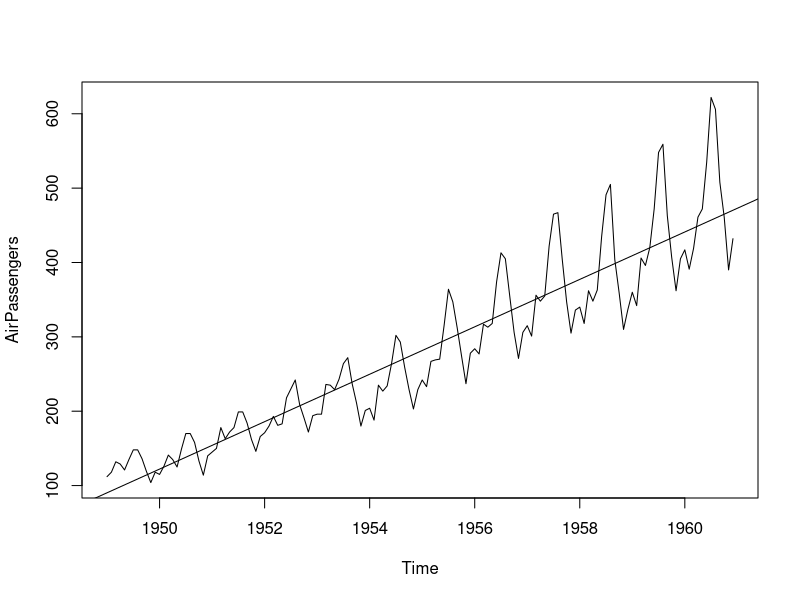
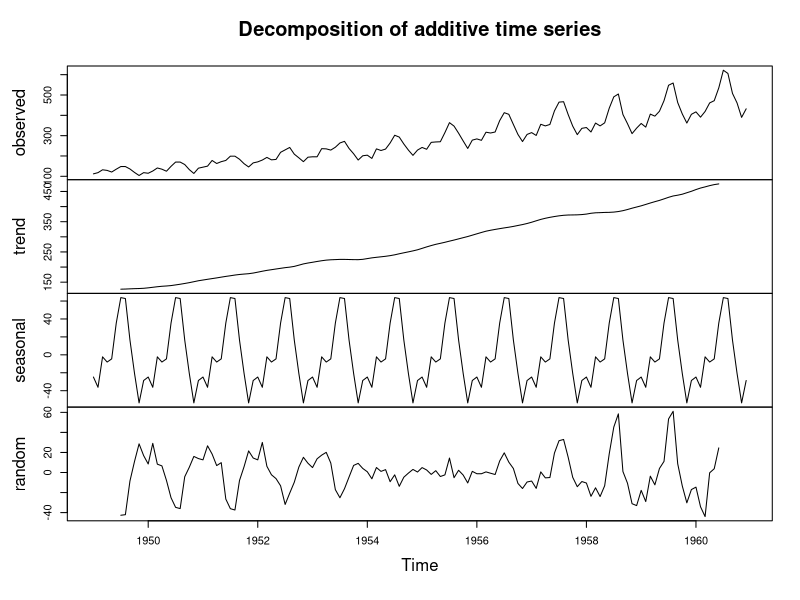
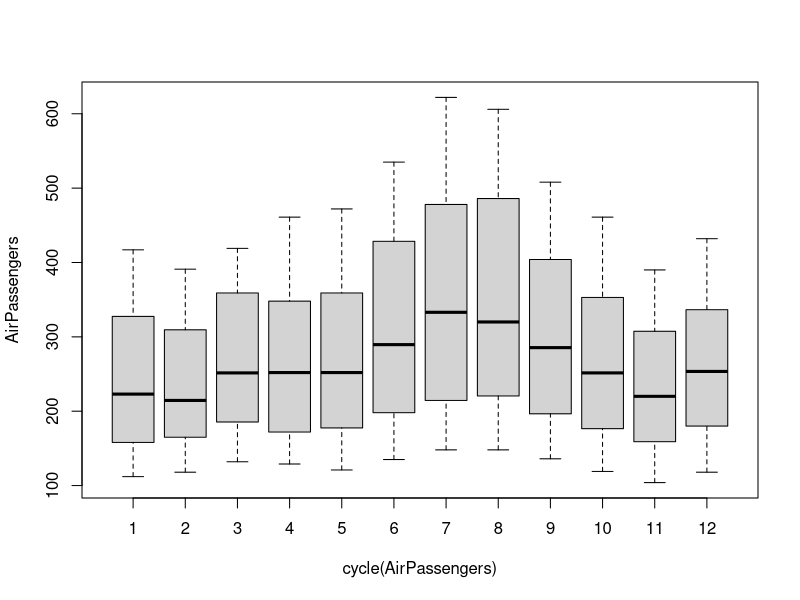
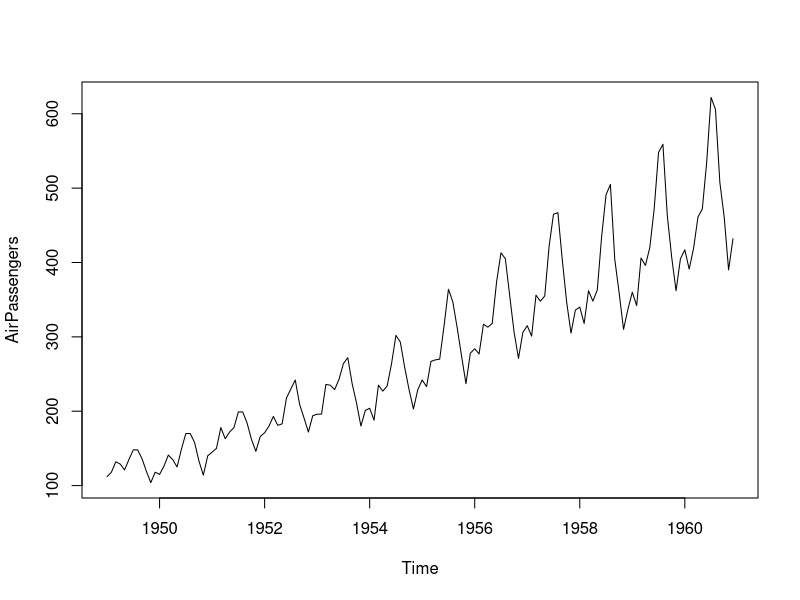
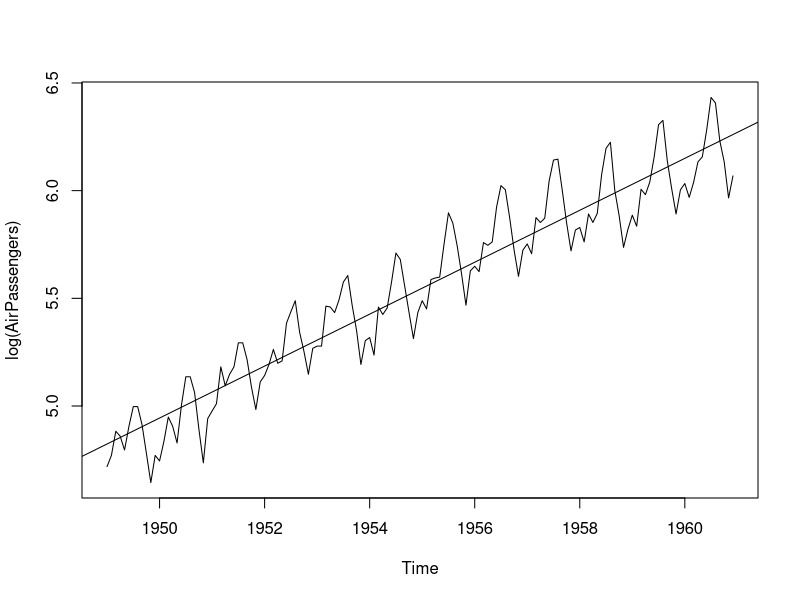
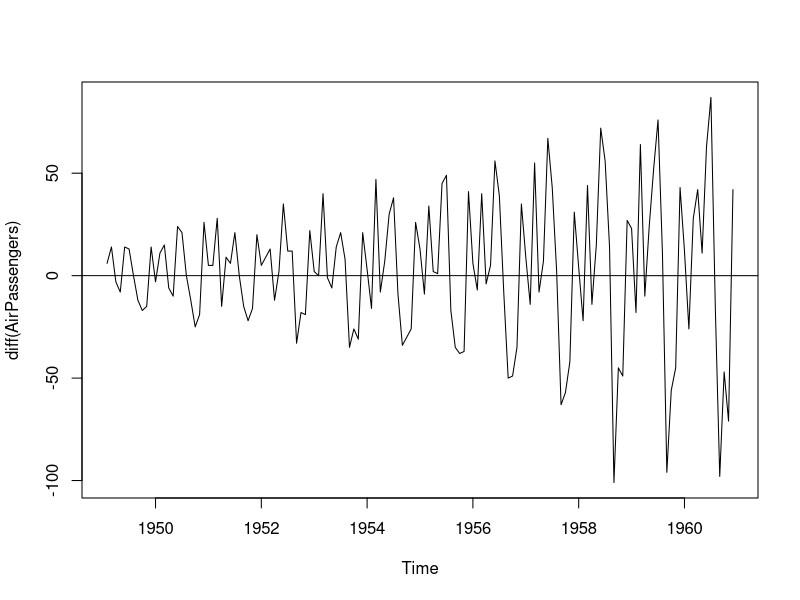
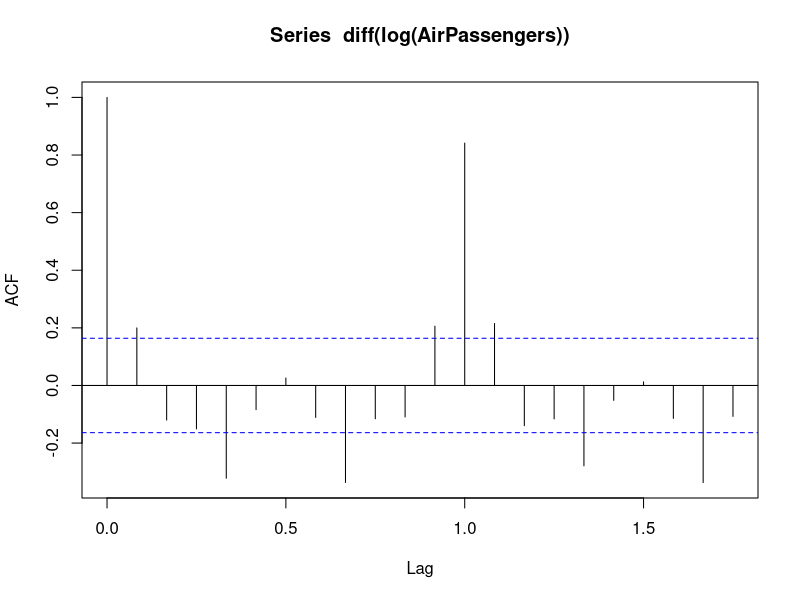
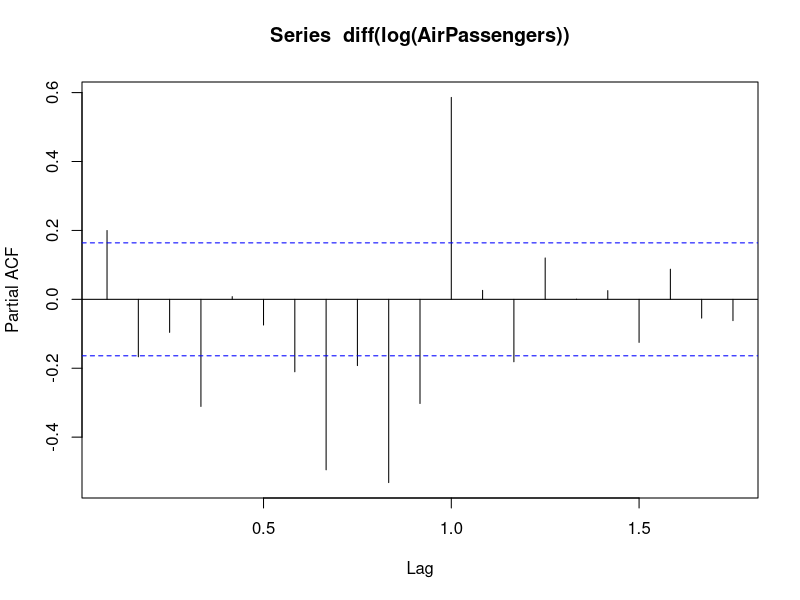

Here is the R script that generated these plots, in order:
#Load Data
AirPassengers

#Basic statistics

class(AirPassengers)

start(AirPassengers)

end(AirPassengers)

summary(AirPassengers)

#Visualitzations

plot(AirPassengers)    #non stationary

#Linear Model

abline(lm(AirPassengers ~ time(AirPassengers)))

#show components TSA

plot(decompose(AirPassengers)) 

boxplot(AirPassengers ~cycle(AirPassengers))

#The data is not stationary

#Solve this problem

#ARIMA Model 

plot(AirPassengers)

plot(log(AirPassengers))

#Transformation by log to make variance Equal
abline(lm(log(AirPassengers) ~ time(AirPassengers)))

#Mean constatnt by differencing

plot(diff(AirPassengers))

abline(lm(diff(log(AirPassengers)) ~ time(diff(log(AirPassengers)))))


#Build Arima Model

# AR  I   MA
# p   d   q

?arima
#--------------------------
# Find value of q
acf(diff(log(AirPassengers)))

# 1-  We have to find the first inverted line 
# 2- to get Q the previous line before the first inverted line 

# q = 1
#--------------------------
# Find value of p

pacf(diff(log(AirPassengers)))

# p = 0

#--------------------------
# Find value of d

#d= 1  because we use diff one time

#Build Arima

pred = arima(log(AirPassengers), c(0,1,1), seasonal =  list(order=c(0,1,0), period=12))
# seasonal  0,1,0 becauses it random walk

#Predict using the model we created 

pred_10years = predict(pred,10*12) #next ten years
pred_10years

# normalize 
pred_10years_norm = 2.718^pred_10years$pred
pred_10years_norm

#Time series plot

ts.plot(AirPassengers, pred_10years_norm , log='y', lty = c(1,3), col='blue', main='Forcasted Value')

